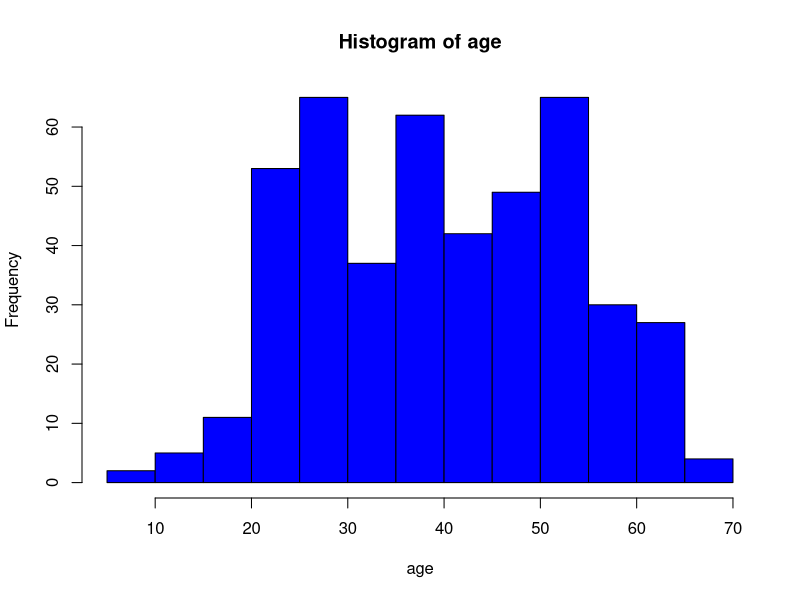
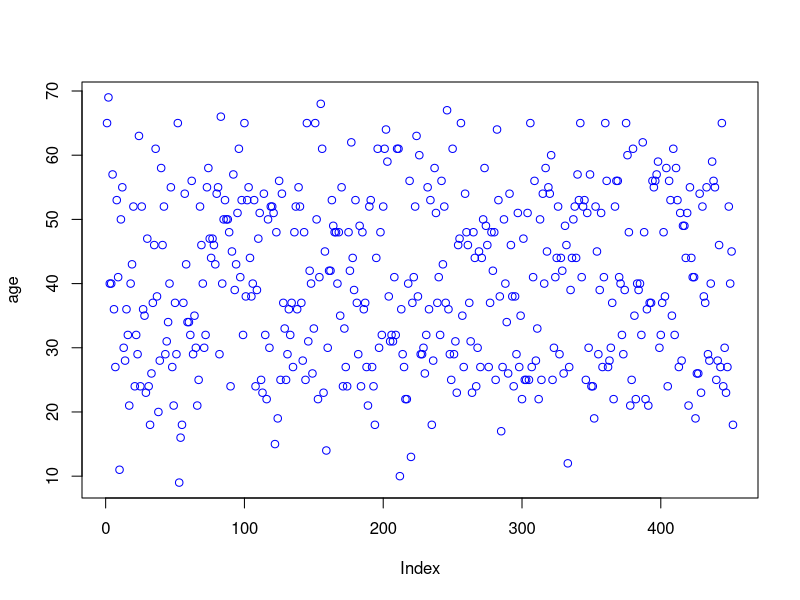
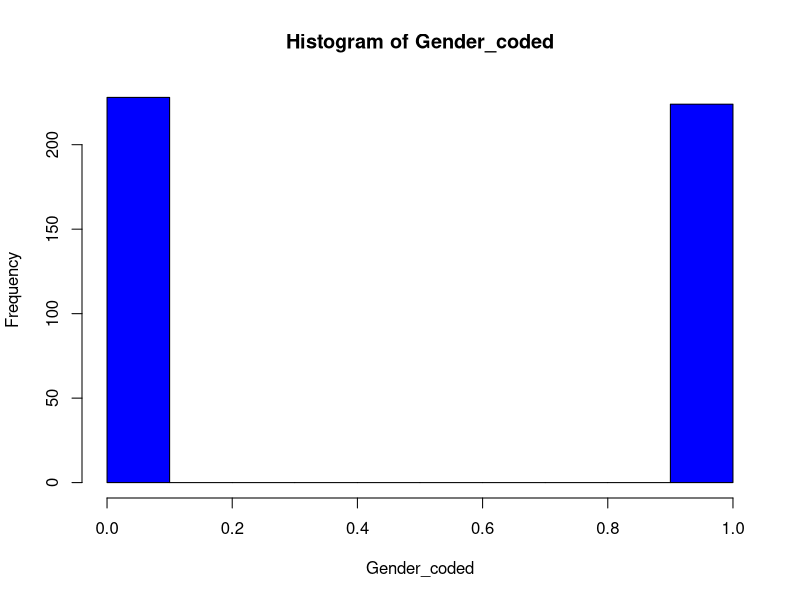
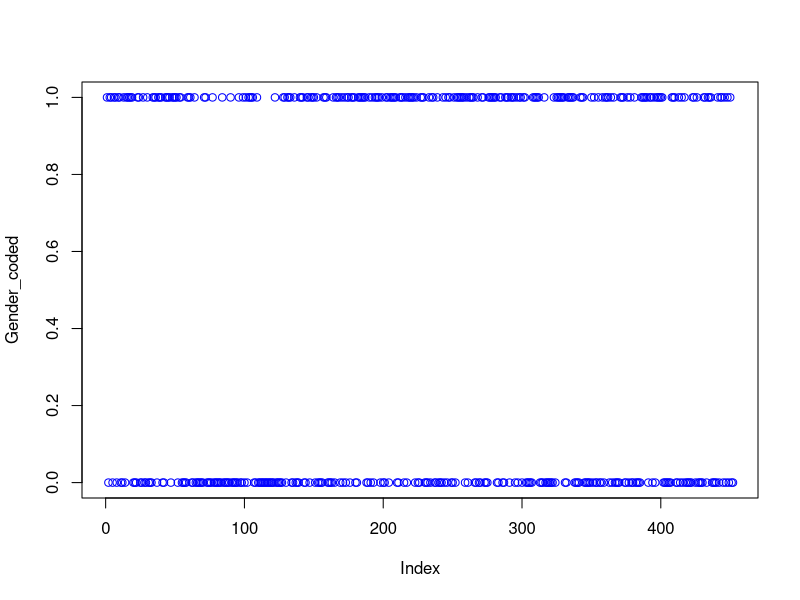
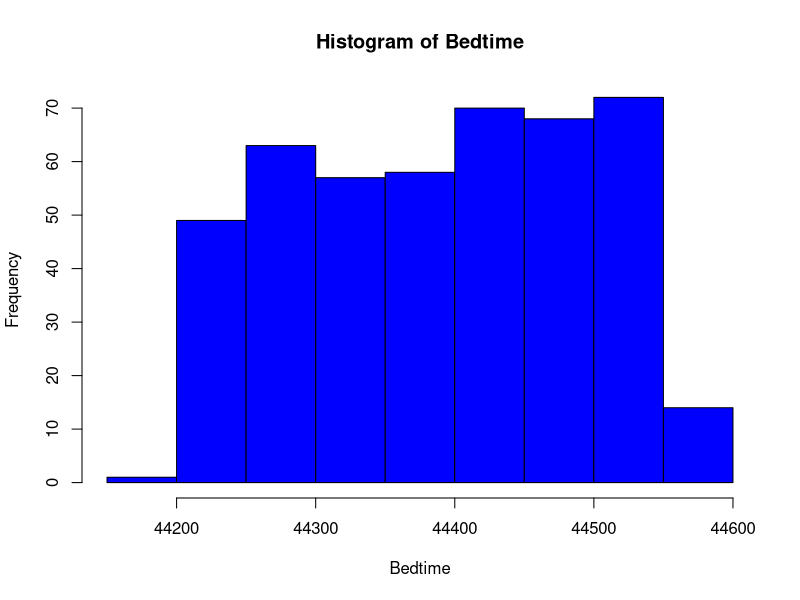
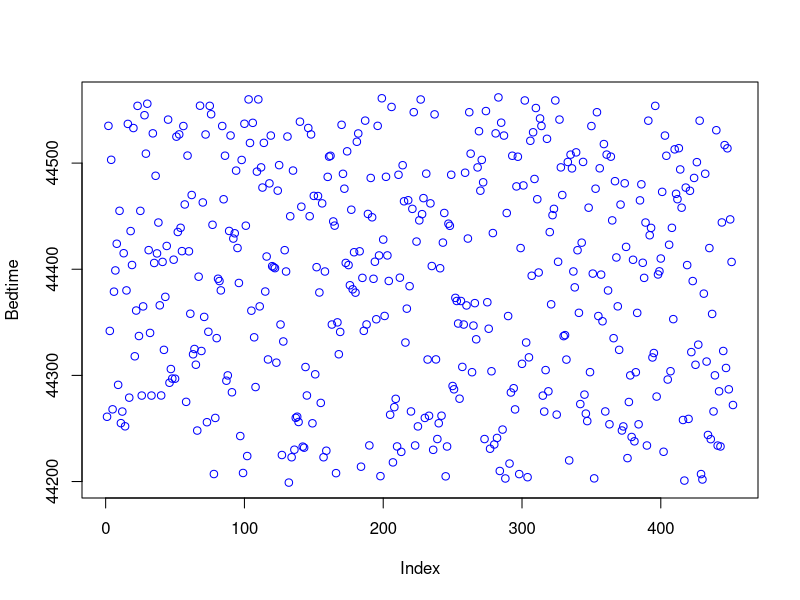
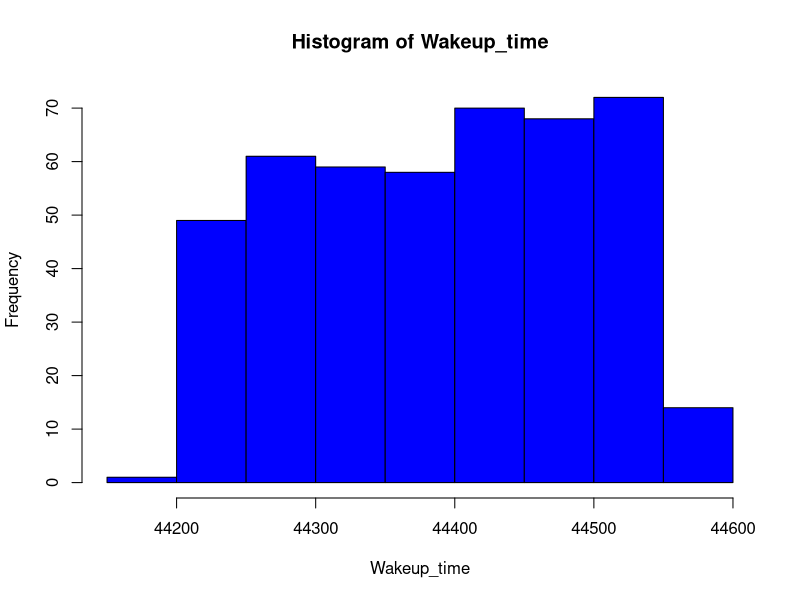
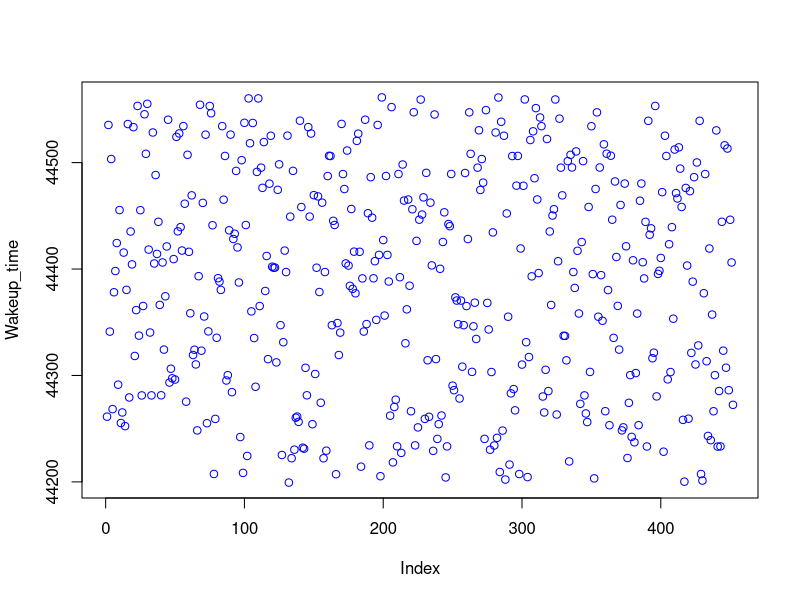

R code for these plots, in order:
install.packages("nnet")
install.packages("tidyverse")
install.packages("caret")
install.packages("ordinal")
library(tidyverse)
library(caret)
library(nnet)
library(ordinal)
library(ggplot2)
data <- read.csv("Sleep_Efficiency.csv")
age<- data[,2]
gender<- data[,3]
Bedtime<- data[,4]
Wakeup_time<- data[,5]
sleep_duration<- data[,6]
sleep_efficiency<- data[,7]
REM_sleep<- data[,8]
#print(age)
deep_sleep<- data[,9]
light_sleep<- data[,10]
Awakenings<- data[,11]
Caffeine_consumption<- data[,12]
Alcohol_consumption<- data[,13]
Smoking_status<- data[,14]
Exercise_frequency<- data[,15]
Gender_coded<- data[,16]
Smoke_coded<- data[,17]
summary(age)
summary(gender)
summary(Bedtime)
summary(Wakeup_time)
summary(sleep_duration)
summary(sleep_efficiency)
summary(REM_sleep)
summary(deep_sleep)
summary(light_sleep)
summary(Awakenings)
summary(Caffeine_consumption)
summary(Alcohol_consumption)
summary(Smoking_status)
summary(Exercise_frequency)
hist(age, col = "blue")
plot(age, col = "blue")
hist(Gender_coded, col = "blue")
plot(Gender_coded, col = "blue")
hist(Bedtime, col = "blue")
plot(Bedtime, col = "blue")
hist(Wakeup_time, col = "blue")
plot(Wakeup_time, col = "blue")
hist(sleep_duration, col = "blue")
plot(sleep_duration, col = "blue")
hist(sleep_efficiency, col = "blue")
plot(sleep_efficiency, col = "blue")
hist(REM_sleep, col = "blue")
plot(REM_sleep, col = "blue")
hist(deep_sleep, col = "blue")
plot(deep_sleep, col = "blue")
hist(light_sleep, col = "blue")
plot(light_sleep, col = "blue")
hist(Awakenings, col = "blue")
plot(Awakenings, col = "blue")
hist(Caffeine_consumption, col = "blue")
plot(Caffeine_consumption, col = "blue")
hist(Alcohol_consumption, col = "blue")
plot(Alcohol_consumption, col = "blue")
hist(Smoke_coded, col = "blue")
plot(Smoke_coded, col = "blue")
hist(Exercise_frequency, col = "blue")
plot(Exercise_frequency, col = "blue")
#models
mod1=lm(age~sleep_efficiency)#regression between age and sleep efficiency
summary(mod1)
# Subset the data by gender
male_data <- subset(data, Gender == "Male")
#print(male_data)
female_data <- subset(data, Gender == "Female")

# Calculate the mean and standard deviation of deep sleep percentage for each group
male_mean <- mean(male_data$Deep.sleep.percentage)
male_sd <- sd(male_data$Deep.sleep.percentage)
female_mean <- mean(female_data$Deep.sleep.percentage)
female_sd <- sd(female_data$Deep.sleep.percentage)
#t test
t_test_result <- t.test(male_data$Deep.sleep.percentage, female_data$Deep.sleep.percentage, var.equal = TRUE)

# Print the t-test results
print(t_test_result)

mod2=lm(Caffeine_consumption~Awakenings)#regression between the number of awakenings and caffeine consumption
summary(mod2)
mod3=lm(sleep_duration~Exercise_frequency)#regression between the exercise frequency and sleep duration
summary(mod3)
mod4=lm(sleep_duration~Caffeine_consumption+Alcohol_consumption)#regression between caffeine cons, alcohol cons, and sleep duration
summary(mod4)

# Subset the data by smoking status
REM_smoke <- subset(data, Smoke == "1")
#print(REM_smoke)
REM_No_smoke <- subset(data, Smoke == "0")

# Calculate the mean and standard deviation of REM sleep percentage for each group
REM_smoke_mean <- mean(REM_smoke$REM.sleep.percentage)
REM_smoke_sd <- sd(REM_smoke$REM.sleep.percentage)
REM_No_smoke_mean <- mean(REM_No_smoke$REM.sleep.percentage)
REM_No_smoke_sd <- sd(REM_No_smoke$REM.sleep.percentage)
#t test
t_test_result1 <- t.test(REM_smoke$REM.sleep.percentage, REM_No_smoke$REM.sleep.percentage, var.equal = TRUE)

# Print the t-test results
print(t_test_result1)
mean_bedtime=mean(Bedtime)
mean_wakeup_time=mean(Wakeup_time)
print(mean_bedtime)
print(mean_wakeup_time)

mod5=lm(age~Awakenings)#regression between age and the number of awakenings
summary(mod5)
mod6=lm(sleep_efficiency~Exercise_frequency)#regression between sleep efficiency and exercise frequency
summary(mod6)
mod7=lm(REM_sleep~deep_sleep+light_sleep)#regression between REM sleep percentage, deep sleep percentage, and light sleep percentage
summary(mod7)
